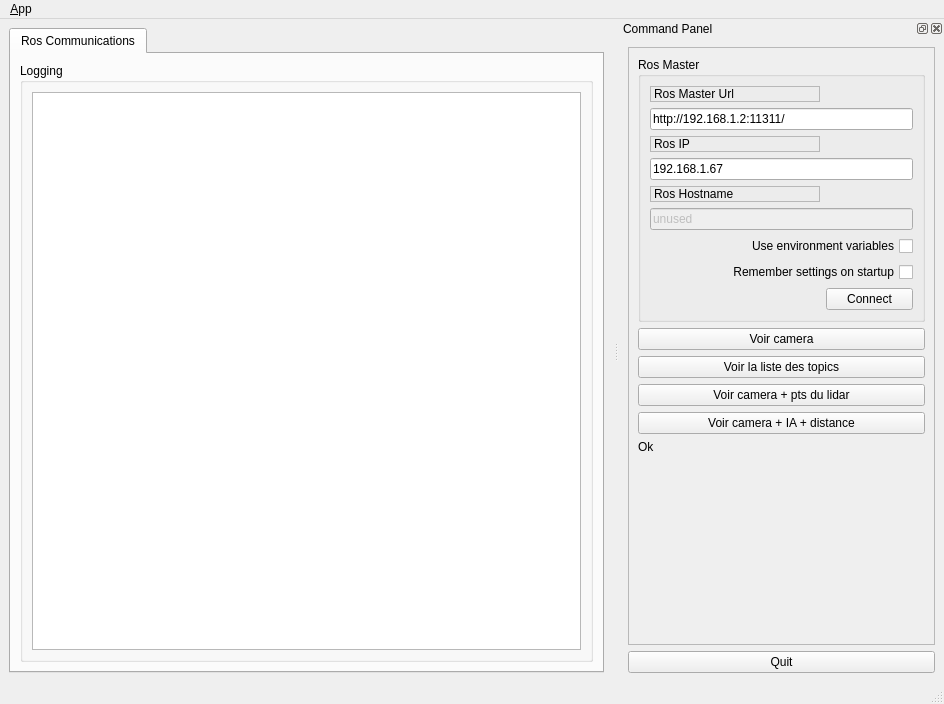
<?xml version="1.0" encoding="UTF-8"?>
<ui version="4.0">
 <class>MainWindowDesign</class>
 <widget class="QMainWindow" name="MainWindowDesign">
  <property name="geometry">
   <rect>
    <x>0</x>
    <y>0</y>
    <width>944</width>
    <height>704</height>
   </rect>
  </property>
  <property name="windowTitle">
   <string>QRosApp</string>
  </property>
  <property name="windowIcon">
   <iconset>
    <normaloff>:/images/icon.png</normaloff>:/images/icon.png</iconset>
  </property>
  <property name="locale">
   <locale language="English" country="Australia"/>
  </property>
  <widget class="QWidget" name="centralwidget">
   <layout class="QHBoxLayout">
    <item>
     <widget class="QTabWidget" name="tab_manager">
      <property name="minimumSize">
       <size>
        <width>100</width>
        <height>0</height>
       </size>
      </property>
      <property name="locale">
       <locale language="English" country="Australia"/>
      </property>
      <property name="currentIndex">
       <number>0</number>
      </property>
      <widget class="QWidget" name="tab_status">
       <attribute name="title">
        <string>Ros Communications</string>
       </attribute>
       <layout class="QVBoxLayout" name="verticalLayout_2">
        <item>
         <widget class="QGroupBox" name="groupBox_12">
          <property name="sizePolicy">
           <sizepolicy hsizetype="MinimumExpanding" vsizetype="Preferred">
            <horstretch>0</horstretch>
            <verstretch>0</verstretch>
           </sizepolicy>
          </property>
          <property name="title">
           <string>Logging</string>
          </property>
          <layout class="QGridLayout" name="gridLayout_3">
           <item row="0" column="0">
            <widget class="QListView" name="view_logging"/>
           </item>
          </layout>
         </widget>
        </item>
       </layout>
      </widget>
     </widget>
    </item>
   </layout>
  </widget>
  <widget class="QMenuBar" name="menubar">
   <property name="geometry">
    <rect>
     <x>0</x>
     <y>0</y>
     <width>944</width>
     <height>22</height>
    </rect>
   </property>
   <widget class="QMenu" name="menu_File">
    <property name="title">
     <string>&amp;App</string>
    </property>
    <addaction name="action_Preferences"/>
    <addaction name="separator"/>
    <addaction name="actionAbout"/>
    <addaction name="actionAbout_Qt"/>
    <addaction name="separator"/>
    <addaction name="action_Quit"/>
   </widget>
   <addaction name="menu_File"/>
  </widget>
  <widget class="QStatusBar" name="statusbar"/>
  <widget class="QDockWidget" name="dock_status">
   <property name="sizePolicy">
    <sizepolicy hsizetype="Minimum" vsizetype="Preferred">
     <horstretch>0</horstretch>
     <verstretch>0</verstretch>
    </sizepolicy>
   </property>
   <property name="minimumSize">
    <size>
     <width>325</width>
     <height>536</height>
    </size>
   </property>
   <property name="allowedAreas">
    <set>Qt::RightDockWidgetArea</set>
   </property>
   <property name="windowTitle">
    <string>Command Panel</string>
   </property>
   <attribute name="dockWidgetArea">
    <number>2</number>
   </attribute>
   <widget class="QWidget" name="dockWidgetContents_2">
    <layout class="QVBoxLayout" name="verticalLayout">
     <item>
      <widget class="QFrame" name="frame">
       <property name="sizePolicy">
        <sizepolicy hsizetype="Minimum" vsizetype="Preferred">
         <horstretch>0</horstretch>
         <verstretch>0</verstretch>
        </sizepolicy>
       </property>
       <property name="frameShape">
        <enum>QFrame::StyledPanel</enum>
       </property>
       <property name="frameShadow">
        <enum>QFrame::Raised</enum>
       </property>
       <layout class="QVBoxLayout" name="verticalLayout_3">
        <item>
         <widget class="QGroupBox" name="groupBox">
          <property name="title">
           <string>Ros Master</string>
          </property>
          <layout class="QGridLayout" name="gridLayout">
           <item row="0" column="0">
            <widget class="QLabel" name="label">
             <property name="frameShape">
              <enum>QFrame::StyledPanel</enum>
             </property>
             <property name="frameShadow">
              <enum>QFrame::Raised</enum>
             </property>
             <property name="text">
              <string>Ros Master Url</string>
             </property>
            </widget>
           </item>
           <item row="1" column="0" colspan="2">
            <widget class="QLineEdit" name="line_edit_master">
             <property name="text">
              <string>http://192.168.1.2:11311/</string>
             </property>
            </widget>
           </item>
           <item row="2" column="0">
            <widget class="QLabel" name="label_2">
             <property name="frameShape">
              <enum>QFrame::StyledPanel</enum>
             </property>
             <property name="frameShadow">
              <enum>QFrame::Raised</enum>
             </property>
             <property name="text">
              <string>Ros IP</string>
             </property>
            </widget>
           </item>
           <item row="3" column="0" colspan="2">
            <widget class="QLineEdit" name="line_edit_host">
             <property name="text">
              <string>192.168.1.67</string>
             </property>
            </widget>
           </item>
           <item row="4" column="0">
            <widget class="QLabel" name="label_3">
             <property name="frameShape">
              <enum>QFrame::StyledPanel</enum>
             </property>
             <property name="frameShadow">
              <enum>QFrame::Raised</enum>
             </property>
             <property name="text">
              <string>Ros Hostname</string>
             </property>
            </widget>
           </item>
           <item row="5" column="0" colspan="2">
            <widget class="QLineEdit" name="line_edit_topic">
             <property name="enabled">
              <bool>false</bool>
             </property>
             <property name="text">
              <string>unused</string>
             </property>
            </widget>
           </item>
           <item row="6" column="0" colspan="2">
            <widget class="QCheckBox" name="checkbox_use_environment">
             <property name="layoutDirection">
              <enum>Qt::RightToLeft</enum>
             </property>
             <property name="text">
              <string>Use environment variables</string>
             </property>
            </widget>
           </item>
           <item row="7" column="0" colspan="2">
            <widget class="QCheckBox" name="checkbox_remember_settings">
             <property name="layoutDirection">
              <enum>Qt::RightToLeft</enum>
             </property>
             <property name="text">
              <string>Remember settings on startup</string>
             </property>
            </widget>
           </item>
           <item row="8" column="0">
            <spacer name="horizontalSpacer">
             <property name="orientation">
              <enum>Qt::Horizontal</enum>
             </property>
             <property name="sizeHint" stdset="0">
              <size>
               <width>170</width>
               <height>21</height>
              </size>
             </property>
            </spacer>
           </item>
           <item row="8" column="1">
            <widget class="QPushButton" name="button_connect">
             <property name="enabled">
              <bool>true</bool>
             </property>
             <property name="sizePolicy">
              <sizepolicy hsizetype="MinimumExpanding" vsizetype="Fixed">
               <horstretch>0</horstretch>
               <verstretch>0</verstretch>
              </sizepolicy>
             </property>
             <property name="toolTip">
              <string>Set the target to the current joint trajectory state.</string>
             </property>
             <property name="statusTip">
              <string>Clear all waypoints and set the target to the current joint trajectory state.</string>
             </property>
             <property name="text">
              <string>Connect</string>
             </property>
            </widget>
           </item>
          </layout>
         </widget>
        </item>
        <item>
         <widget class="QPushButton" name="button_image">
          <property name="text">
           <string>Voir camera</string>
          </property>
         </widget>
        </item>
        <item>
         <widget class="QPushButton" name="button_list">
          <property name="text">
           <string>Voir la liste des topics</string>
          </property>
         </widget>
        </item>
        <item>
         <widget class="QPushButton" name="button_cam_with_pts">
          <property name="text">
           <string>Voir camera + pts du lidar</string>
          </property>
         </widget>
        </item>
        <item>
         <widget class="QPushButton" name="button_cam_with_IA">
          <property name="text">
           <string>Voir camera + IA + distance</string>
          </property>
         </widget>
        </item>
        <item>
         <widget class="QLabel" name="label_4">
          <property name="text">
           <string>Ok</string>
          </property>
         </widget>
        </item>
        <item>
         <spacer name="verticalSpacer_3">
          <property name="orientation">
           <enum>Qt::Vertical</enum>
          </property>
          <property name="sizeHint" stdset="0">
           <size>
            <width>20</width>
            <height>233</height>
           </size>
          </property>
         </spacer>
        </item>
       </layout>
      </widget>
     </item>
     <item>
      <widget class="QPushButton" name="quit_button">
       <property name="sizePolicy">
        <sizepolicy hsizetype="MinimumExpanding" vsizetype="Fixed">
         <horstretch>0</horstretch>
         <verstretch>0</verstretch>
        </sizepolicy>
       </property>
       <property name="text">
        <string>Quit</string>
       </property>
      </widget>
     </item>
    </layout>
   </widget>
  </widget>
  <action name="action_Quit">
   <property name="text">
    <string>&amp;Quit</string>
   </property>
   <property name="shortcut">
    <string>Ctrl+Q</string>
   </property>
   <property name="shortcutContext">
    <enum>Qt::ApplicationShortcut</enum>
   </property>
  </action>
  <action name="action_Preferences">
   <property name="text">
    <string>&amp;Preferences</string>
   </property>
  </action>
  <action name="actionAbout">
   <property name="text">
    <string>&amp;About</string>
   </property>
  </action>
  <action name="actionAbout_Qt">
   <property name="text">
    <string>About &amp;Qt</string>
   </property>
  </action>
 </widget>
 <resources/>
 <connections>
  <connection>
   <sender>action_Quit</sender>
   <signal>triggered()</signal>
   <receiver>MainWindowDesign</receiver>
   <slot>close()</slot>
   <hints>
    <hint type="sourcelabel">
     <x>-1</x>
     <y>-1</y>
    </hint>
    <hint type="destinationlabel">
     <x>399</x>
     <y>299</y>
    </hint>
   </hints>
  </connection>
  <connection>
   <sender>quit_button</sender>
   <signal>clicked()</signal>
   <receiver>MainWindowDesign</receiver>
   <slot>close()</slot>
   <hints>
    <hint type="sourcelabel">
     <x>859</x>
     <y>552</y>
    </hint>
    <hint type="destinationlabel">
     <x>469</x>
     <y>299</y>
    </hint>
   </hints>
  </connection>
 </connections>
</ui>
